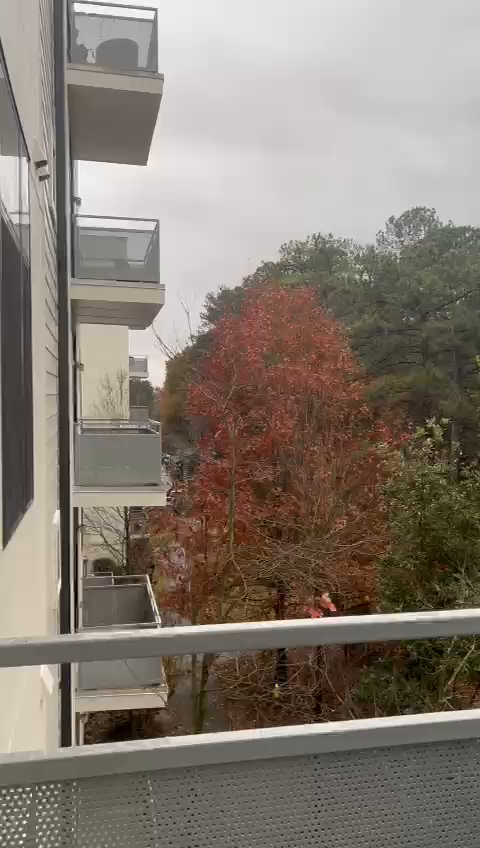
#> input picture frame 60 of aat2/question1/video1.mp4, 480 x 848 px, given in place of outpy.avi, which was not available
$ jupyter execute ObjectIdentificationInVideoUsingSSD.ipynb   (shell and % lines are left out)
#> lines starting #> are read from the running program, lines starting #| are printed output that depends on the picture; pictures that were not available may be replaced by others from this repository, and a replacement may not be noted
[cell 1]
import cv2
import glob
import numpy as np
import matplotlib.pyplot as plt
from scipy.signal import fftconvolve,convolve2d
import math
from PIL import Image
import numpy as np
import copy
from collections import deque

[cell 2]
vidcap = cv2.VideoCapture(r'E:\u\sem1\cv\aat3\outpy.avi')
success,image = vidcap.read()
#> image is the input picture: shape (848, 480, 3); mean B, G, R 112.9, 123.2, 133.5
count = 0
while success:
    success,image = vidcap.read()
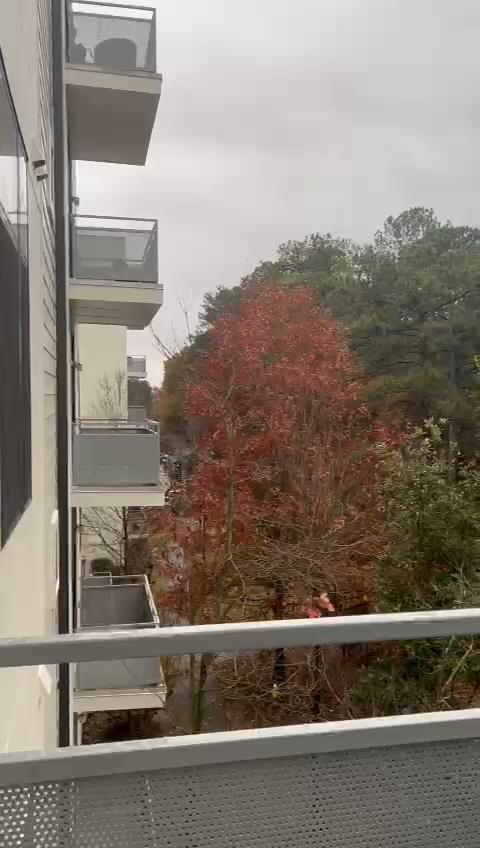
#> input picture frame 61 of aat2/question1/video1.mp4, 480 x 848 px, given in place of outpy.avi, which was not available
#> image is the input picture: shape (848, 480, 3); mean B, G, R 113, 123.3, 133.5
    if count%30==0 :
      gray_image = cv2.cvtColor(image, cv2.COLOR_BGR2GRAY)
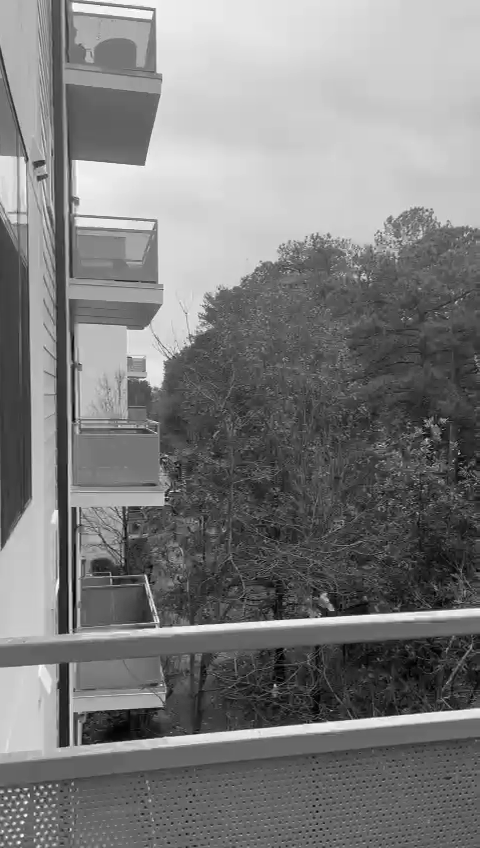
#> gray_image: shape (848, 480); min 0, max 255, mean 125.1
      cv2.imwrite(r"E:\u\sem1\cv\aat3\question1\imagesFromVideo\frame%d.jpg" %count, gray_image)     # save frame as JPEG file
    count += 1

$ run again, starting later in the video
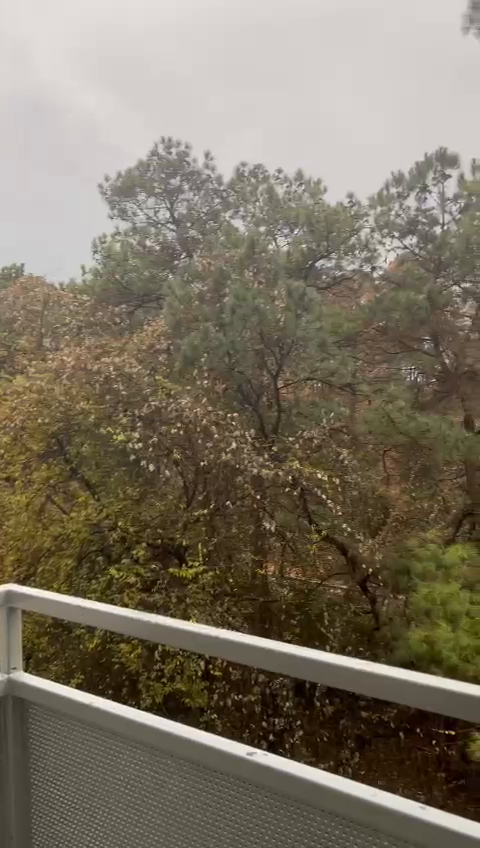
#> input picture frame 274 of aat2/question1/video1.mp4, 480 x 848 px, given in place of outpy.avi, which was not available
#> image is the input picture: shape (848, 480, 3); mean B, G, R 98.9, 115, 123.9
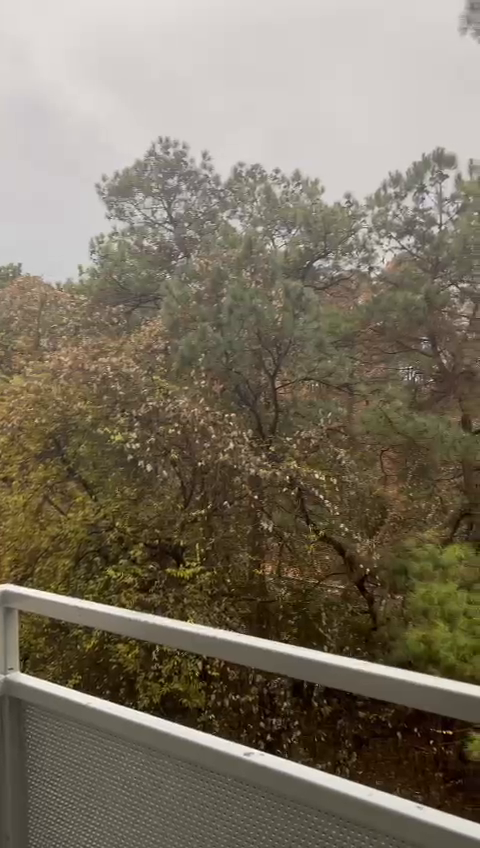
#> input picture frame 275 of aat2/question1/video1.mp4, 480 x 848 px, given in place of outpy.avi, which was not available
#> image is the input picture: shape (848, 480, 3); mean B, G, R 98.9, 115, 123.8
#> `gray_image = cv2.cvtColor(image, cv2.COLOR_BGR2GRAY)`:
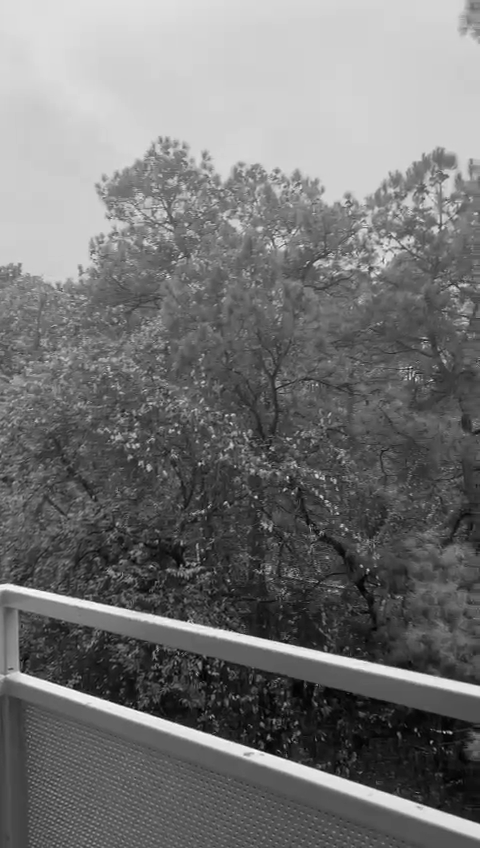
#> gray_image: shape (848, 480); min 1, max 254, mean 115.8

$ run again, starting later in the video
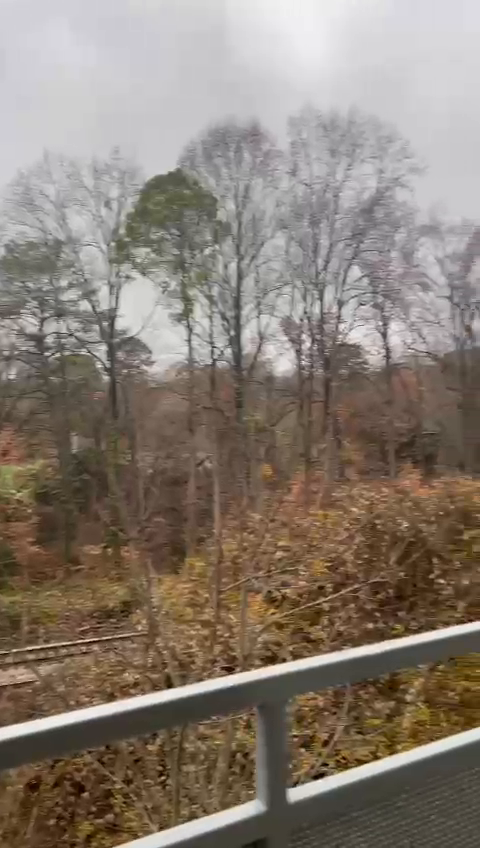
#> input picture frame 487 of aat2/question1/video1.mp4, 480 x 848 px, given in place of outpy.avi, which was not available
#> image is the input picture: shape (848, 480, 3); mean B, G, R 113.9, 124.9, 136.2
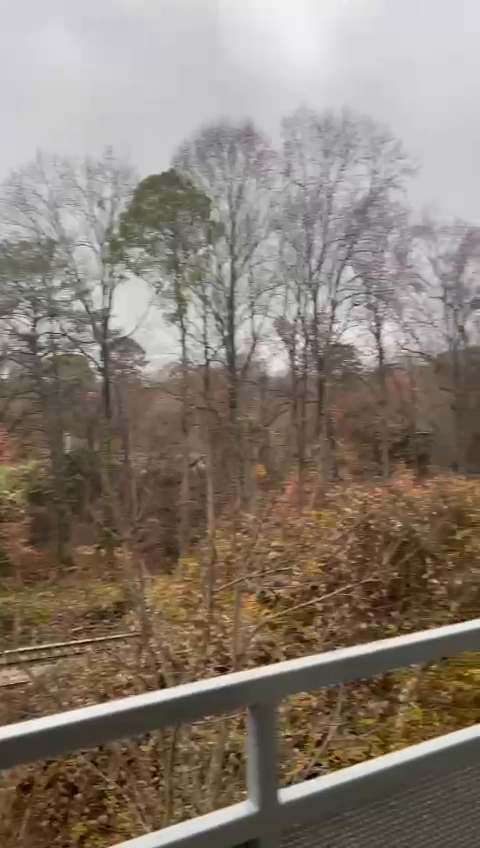
#> input picture frame 488 of aat2/question1/video1.mp4, 480 x 848 px, given in place of outpy.avi, which was not available
#> image is the input picture: shape (848, 480, 3); mean B, G, R 114, 125.1, 136.3
#> `gray_image = cv2.cvtColor(image, cv2.COLOR_BGR2GRAY)`:
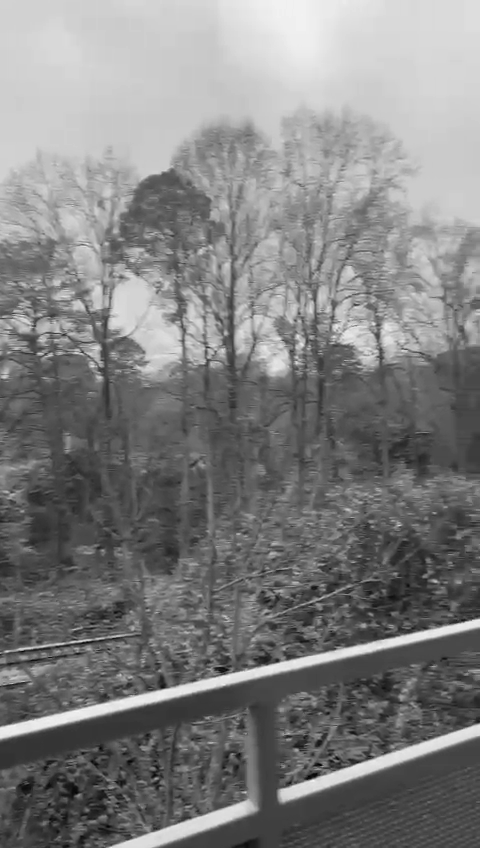
#> gray_image: shape (848, 480); min 1, max 245, mean 127.2
